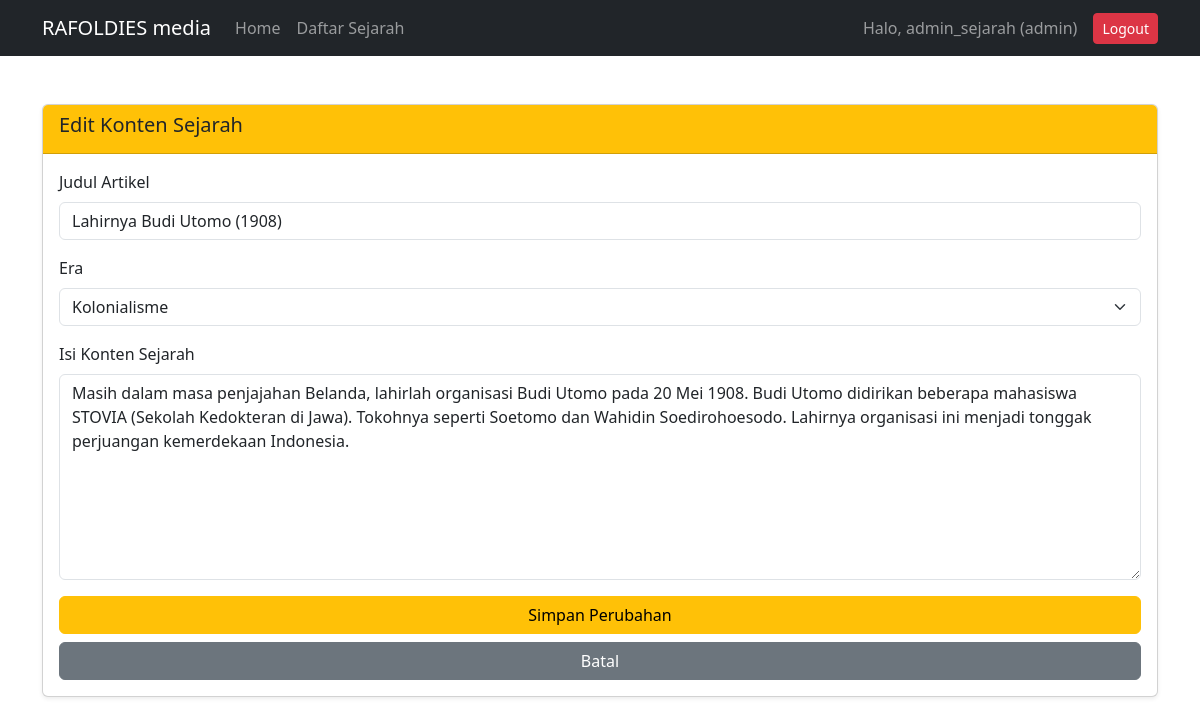
The page /sejarah-indonesia/public/artikel/ubah/3 (signed in) on the database its author committed.
### tables this page shows
CREATE TABLE `artikel` (
  `id` int(11) NOT NULL,
  `judul` varchar(255) NOT NULL,
  `era` varchar(100) DEFAULT NULL,
  `konten` text NOT NULL,
  `penulis` varchar(100) DEFAULT NULL,
  `tanggal_dibuat` timestamp NOT NULL DEFAULT current_timestamp()
);

### sejarah-indonesia/app/core/Controller.php (called while the page is built, shortened)
<?php
class Controller {
    public function view($view, $data = []) {
        require_once '../app/views/' . $view . '.php';
    }
    public function model($model) {
        return new $model;
    }
}

### sejarah-indonesia/app/controllers/Artikel.php (called while the page is built, shortened)
<?php
class Artikel extends Controller {
    public function ubah($id) {
        $data['judul'] = 'Ubah Sejarah';
        $data['artikel'] = $this->model('Artikel_model')->getArtikelById($id);
        $this->view('artikel/ubah', $data);
    }
}

### sejarah-indonesia/app/core/App.php (called while the page is built, shortened)
<?php
class App {
    protected $method = 'index';
    protected $params = [];
    public function __construct() {
        $url = $this->parseURL();
        if(isset($url[0])) {
            if( file_exists('../app/controllers/' . $url[0] . '.php') ) {
                unset($url[0]);
            }
        }
        $this->controller = new $this->controller;
        if( isset($url[1]) ) {
            if( method_exists($this->controller, $url[1]) ) {
                $this->method = $url[1];
                unset($url[1]);
            }
        }
        if( !empty($url) ) {
            $this->params = array_values($url);
        }
        call_user_func_array([$this->controller, $this->method], $this->params);
    }
    public function parseURL() {
        if( isset($_GET['url']) ) {
            $url = rtrim($_GET['url'], '/');
            $url = filter_var($url, FILTER_SANITIZE_URL);
            $url = explode('/', $url);
            return $url;
        }
        return [];
    }
}

### sejarah-indonesia/public/index.php (called while the page is built, shortened)
<?php
$app = new App;

### sejarah-indonesia/app/core/Database.php (called while the page is built, shortened)
<?php
class Database {
    private $host = DB_HOST;
    private $user = DB_USER;
    private $pass = DB_PASS;
    private $db_name = DB_NAME;
    private $dbh;
    private $stmt;
    public function __construct() {
        $dsn = 'mysql:host=' . $this->host . ';dbname=' . $this->db_name;
        $option = [
            PDO::ATTR_PERSISTENT => true,
            PDO::ATTR_ERRMODE => PDO::ERRMODE_EXCEPTION
        ];
        try {
            $this->dbh = new PDO($dsn, $this->user, $this->pass, $option);
        } catch(PDOException $e) {
            die($e->getMessage());
        }
    }
    public function query($query) {
        $this->stmt = $this->dbh->prepare($query);
    }
    public function bind($param, $value, $type = null) {
        if (is_null($type)) {
            switch (true) {
                default: $type = PDO::PARAM_STR;
            }
        }
        $this->stmt->bindValue($param, $value, $type);
    }
    public function execute() {
        return $this->stmt->execute();
    }
    public function single() {
        $this->execute();
        return $this->stmt->fetch(PDO::FETCH_ASSOC);
    }
}

### sejarah-indonesia/app/models/Artikel_model.php (called while the page is built, shortened)
<?php
class Artikel_model {
    private $table = 'artikel';
    private $db;
    public function __construct() {
        $this->db = new Database;
    }
public function getArtikelById($id) {
    $this->db->query('SELECT * FROM ' . $this->table . ' WHERE id=:id');
    $this->db->bind('id', $id);
    return $this->db->single();
}
}

### sejarah-indonesia/app/views/artikel/ubah.php (the view, shortened to what this page needs)
<div class="container mt-5">
    <div class="card shadow-sm">
        <div class="card-header bg-warning text-dark">
            <h5>Edit Konten Sejarah</h5>
        </div>
        <div class="card-body">
            <form action="<?= BASEURL; ?>/artikel/prosesUbah" method="POST">
                <div class="mb-3">
                    <label class="form-label">Judul Artikel</label>
                    <input type="text" name="judul" class="form-control" value="<?= $data['artikel']['judul']; ?>" required>
                </div>
                <div class="mb-3">
                    <label class="form-label">Era</label>
                    <select name="era" class="form-select">
                        <option value="Kolonialisme" <?= ($data['artikel']['era'] == 'Kolonialisme') ? 'selected' : ''; ?>>Kolonialisme</option>
                    </select>
                </div>
                <div class="mb-3">
                    <label class="form-label">Isi Konten Sejarah</label>
                    <textarea name="konten" class="form-control" rows="8" required><?= $data['artikel']['konten']; ?></textarea>
                </div>
                <button type="submit" class="btn btn-warning w-100">Simpan Perubahan</button>
                <a href="<?= BASEURL; ?>/artikel" class="btn btn-secondary w-100 mt-2">Batal</a>
            </form>
        </div>
    </div>
</div>

### rows shown on the page
artikel: judul "Lahirnya Budi Utomo (1908)", era "Kolonialisme", konten "Masih dalam masa penjajahan Belanda, lahirlah organisasi Budi Utomo pada 20 Mei 1908. Budi Utomo didirikan beberapa mahasiswa STOVIA (Sekolah Kedokteran di Jawa). Tokohnya seperti Soetomo dan Wahidin Soedirohoesodo. Lahirnya organisasi ini menjadi tonggak perjuangan kemerdekaan Indonesia."

### other values the page prints
$_SESSION['username'] "admin_sejarah"
$_SESSION['role'] "admin"
